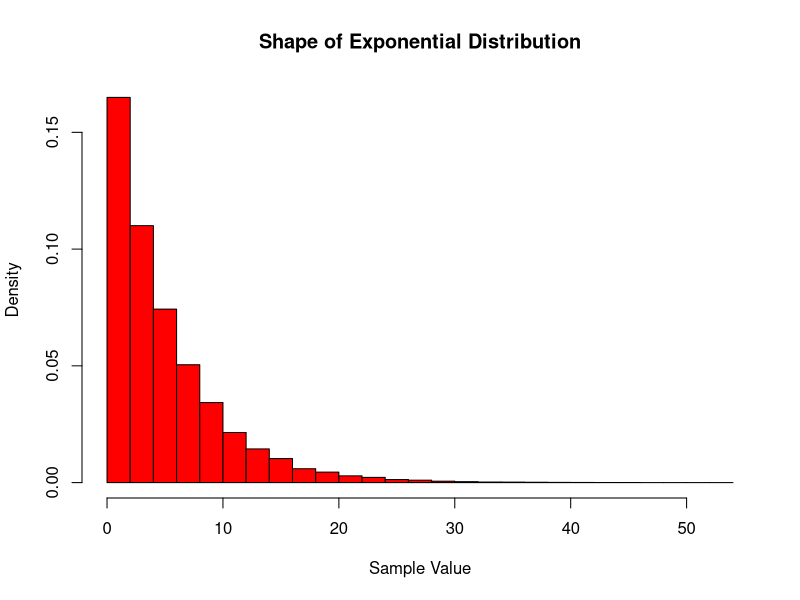
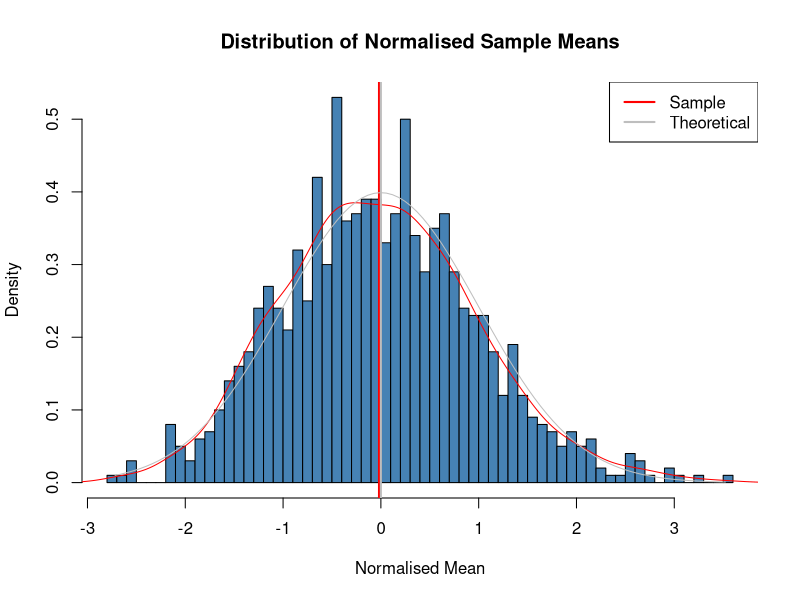

These charts were generated, in order, by the following R code:
## ---- chunk 1
    # load any required libraries and other setup stuff here
    library(ggplot2)
    set.seed(678910)
## ---- chunk 2
    sims = 1000
    n = 40
    lambda = 0.2

    samples <- matrix(rexp(n * sims, lambda), sims, n)
    sampleMeans <- rowMeans(samples)
## ---- chunk 3
    #create a histogram, but don't show! We want to get the relative percentages
    hist(samples, breaks = 20, prob = TRUE, freq = FALSE, col = "red",
        xlab = "Sample Value", 
        main = "Shape of Exponential Distribution")
## ---- chunk 4
    mean(sampleMeans)
## ---- chunk 5
    theoreticalVar = ((1 / lambda) / sqrt(n)) ^ 2
    theoreticalVar
## ---- chunk 6
    var(sampleMeans)
## ---- chunk 7
    normSampleMeans <- (sampleMeans - (1/lambda)) / ((1/lambda)/sqrt(n))
    hist(normSampleMeans, breaks = 50, prob = TRUE,
         col = "steelblue", main = "Distribution of Normalised Sample Means", xlab = "Normalised Mean")
    # plot the sample mean and distribution
    lines(density(normSampleMeans), col = "red")
    abline(v = mean(normSampleMeans), col = "red", lwd = 2)
    
    # plot the theoretical values
    xfit <- seq(min(normSampleMeans), max(normSampleMeans), length = 100)
    yfit <- dnorm(xfit, mean = 0, sd = 1)
    lines(xfit, yfit, col = "grey")
    abline(v = 0, col = "grey", lwd = 2)
    
    legend("topright", legend = c("Sample", "Theoretical"), col = c("red", "grey"), lwd = 2)

